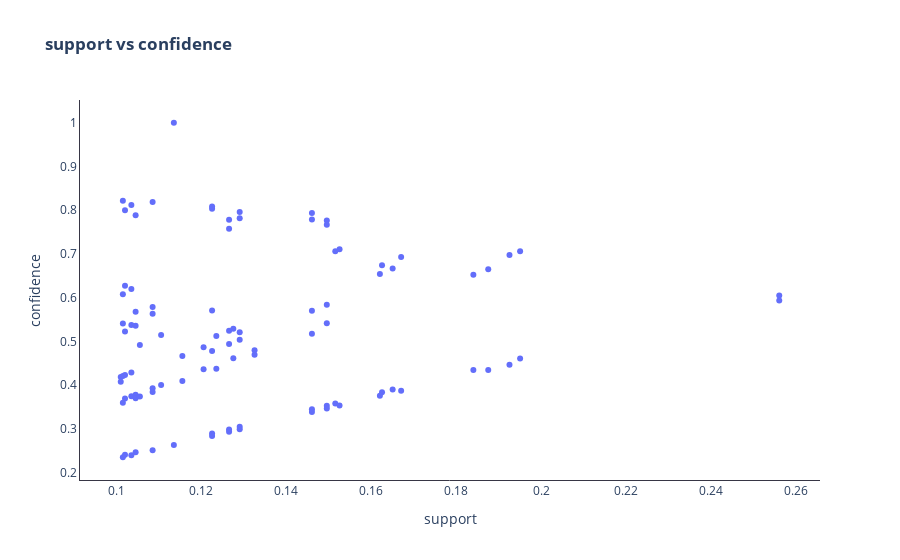
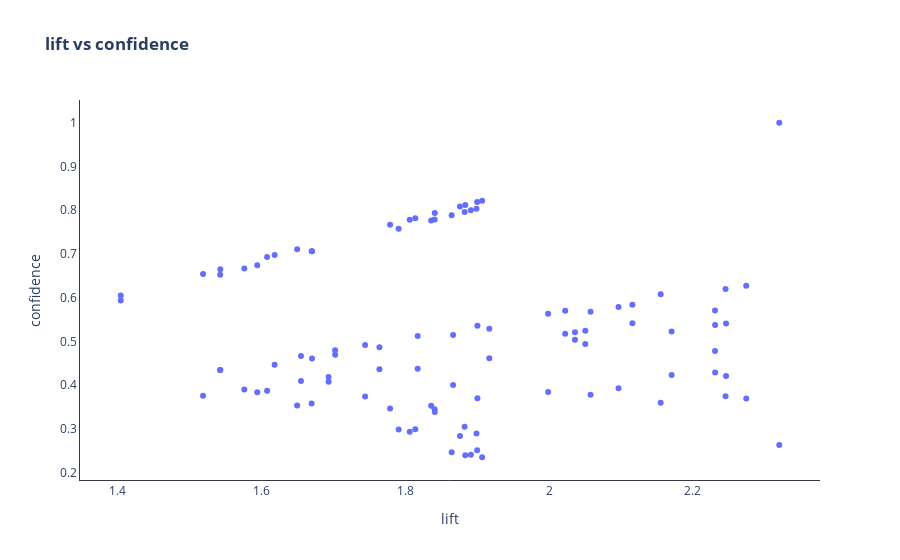

Here is the notebook cell these charts were saved with, in order:
### Code cell
# with 10% support and 10% confidence
give_my_rules(df,0.1,0.1)
